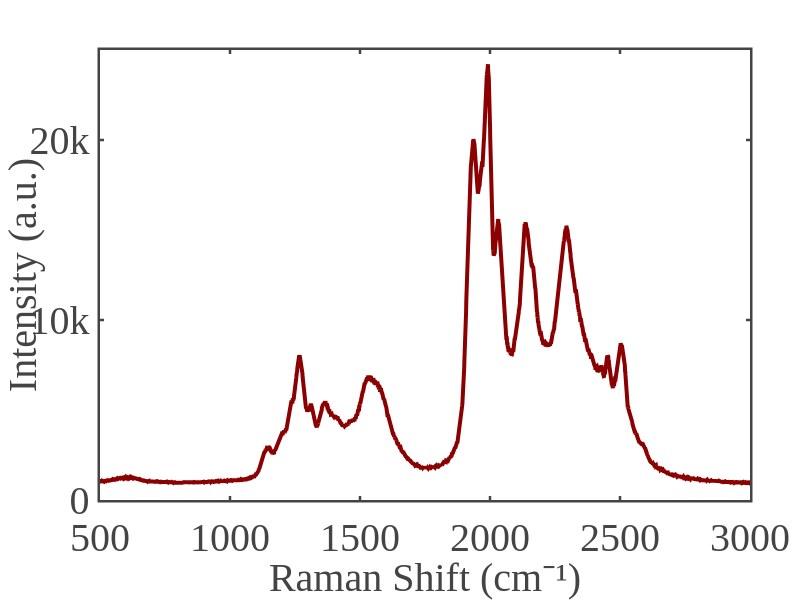

Write notebook code for a chart like this one.
### Markdown cell above
## Raman

### Code cell
import numpy as np
import pandas as pd
import plotly.graph_objects as go
import plotly.io as pio
import os

# ============================================================
# --- Custom Plotly Template (same as your reference) ---
# ============================================================
fig_template = go.layout.Template()
fig_template.layout = go.Layout(
    template='simple_white+presentation',
    autosize=False,
    width=800,
    height=600,
    xaxis=dict(
        ticks='inside',
        mirror='ticks',
        linewidth=2.5,
        tickwidth=2.5,
        ticklen=4,
        showline=True,
        showgrid=False,
        zerolinecolor='white',
        title=dict(font=dict(size=40)),
        tickfont=dict(size=40)
    ),
    yaxis=dict(
        ticks='inside',
        mirror='ticks',
        linewidth=2.5,
        tickwidth=2.5,
        ticklen=4,
        showline=True,
        showgrid=False,
        zerolinecolor='white',
        title=dict(font=dict(size=40)),
        tickfont=dict(size=40)
    ),
    font=dict(family='mathjax', size=34)
)

# ============================================================
# --- File Path ---
# ============================================================
# raman_path = r"D:\Atanu\NaBiF4_PL_analysis\NaBiF4_PL_analysis\NaBiF4_PL_analysis\Raman\NaBiF_K-532-2400-1s-0.05-1-green spot.txt"
raman_path = r"D:\Atanu\Atanu_Github\NaBiF4_PL_analysis\NaBiF4_PL_analysis\Raman\06-03-2026\REF_488nm_1800_nf_1_1_1_p1.txt"

# ============================================================
# --- Load Raman Data ---
# ============================================================
df_raman = pd.read_csv(
    raman_path,
    delim_whitespace=True,
    comment='#',
    names=['Raman Shift (cm⁻¹)', 'Intensity']
)

# ============================================================
# --- Create Figure ---
# ============================================================
fig = go.Figure()

fig.add_trace(go.Scatter(
    x=df_raman['Raman Shift (cm⁻¹)'],
    y=df_raman['Intensity'],
    mode='lines',
    line=dict(width=4, color="darkred"),
    name='NaBiF₄ (532 nm)'
))


# # ============================================================
# # --- Laser wavelength markers (converted to cm⁻¹) ---
# # ============================================================
# wn_975 = 1e7 / 975    # ≈ 10256 cm⁻¹
# wn_1064 = 1e7 / 1064  # ≈ 9398 cm⁻¹

# fig.add_vline(
#     x=wn_975,
#     line_width=4,
#     line_dash="dash",
#     line_color="black",
#     annotation_text="975 nm",
#     annotation_position="top right",
#     annotation_font_size=32
# )

# fig.add_vline(
#     x=wn_1064,
#     line_width=4,
#     line_dash="dash",
#     line_color="black",
#     annotation_text="1064 nm",
#     annotation_position="top left",
#     annotation_font_size=32
# )

# ============================================================
# --- Layout Settings ---
# ============================================================
fig.update_layout(
    template=fig_template,
    width=800,
    height=600,
    margin=dict(l=100, r=50, t=50, b=100),
    xaxis_title="Raman Shift (cm⁻¹)",
    yaxis_title="Intensity (a.u.)",
    legend=dict(
        x=0.98, y=0.98,
        xanchor='right',
        font=dict(size=34)
    )
)
fig.update_xaxes(range=[500, 3000])
fig.update_yaxes(
    range=[0, 25000],
    tickmode="linear",
    tick0=0,
    dtick=10000
)

# ============================================================
# --- Save Figure ---
# ============================================================
output_path = os.path.join(
    os.path.dirname(raman_path),
    "NaBiF4_Raman_532nm.png"
)

# pio.write_image(fig, output_path, format='png', scale=4)
# print(f"✅ Figure saved as: {output_path}")


# ============================================================
# --- Save figure ---
# ============================================================
output_fig_folder = r"D:\Atanu\Atanu_Github\NaBiF4_PL_analysis\NaBiF4_PL_analysis\figures in paper"
os.makedirs(output_fig_folder, exist_ok=True)
out_path = os.path.join(output_fig_folder, "NaBiF4_Raman_532nm.png")
pio.write_image(fig, out_path, scale=4)
print("Saved figure:", out_path)

# ============================================================
# --- Show Figure ---
# ============================================================
fig.show()

### Figure 1 — Plotly figure (JSON) as saved in the notebook; plotly's stock layout.template omitted (floating-point values rounded to 4 significant figures; data arrays with more than 128 entries replaced by an {"elided": "..."} marker saying what was removed)
{"data": [{"line": {"color": "darkred", "width": 4}, "mode": "lines", "name": "NaBiF₄ (532 nm)", "type": "scatter", "x": {"elided": "5543 float values"}, "y": {"elided": "5543 float values"}}], "layout": {"height": 600, "legend": {"font": {"size": 34}, "x": 0.98, "xanchor": "right", "y": 0.98}, "margin": {"b": 100, "l": 100, "r": 50, "t": 50}, "width": 800, "xaxis": {"range": [500, 3000], "title": {"text": "Raman Shift (cm⁻¹)"}}, "yaxis": {"dtick": 10000, "range": [0, 25000], "tick0": 0, "tickmode": "linear", "title": {"text": "Intensity (a.u.)"}}}}
